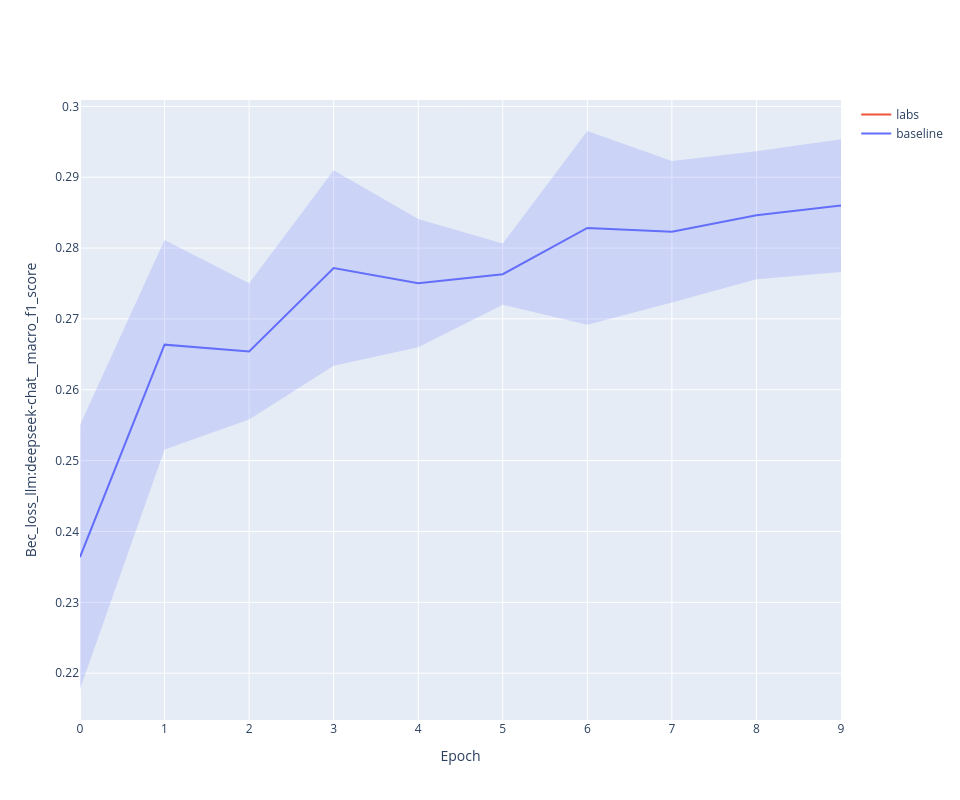

Notebook code cell kept with this figure:
### Code cell
fig = line_plot(aggregated_history, 'bec_loss_llm:deepseek-chat__macro_f1_score')

### Figure 1 — Plotly figure (JSON) as saved in the notebook; plotly's stock layout.template omitted (floating-point values rounded to 4 significant figures)
{"data": [{"line": {"color": "#636EFA"}, "mode": "lines", "name": "baseline", "type": "scatter", "x": [0, 1, 2, 3, 4, 5, 6, 7, 8, 9], "y": [0.2364, 0.2664, 0.2654, 0.2772, 0.2751, 0.2763, 0.2828, 0.2823, 0.2846, 0.286]}, {"line": {"width": 0}, "marker": {"color": "#444"}, "mode": "lines", "showlegend": false, "type": "scatter", "x": [0, 1, 2, 3, 4, 5, 6, 7, 8, 9], "y": [0.255, 0.2811, 0.275, 0.291, 0.2841, 0.2806, 0.2965, 0.2923, 0.2937, 0.2954]}, {"fill": "tonexty", "fillcolor": "rgba(99, 110, 250,0.2)", "line": {"width": 0}, "marker": {"color": "#444"}, "mode": "lines", "showlegend": false, "type": "scatter", "x": [0, 1, 2, 3, 4, 5, 6, 7, 8, 9], "y": [0.2178, 0.2516, 0.2558, 0.2634, 0.266, 0.272, 0.2692, 0.2723, 0.2756, 0.2766]}, {"line": {"color": "#EF553B"}, "mode": "lines", "name": "labs", "type": "scatter", "x": [0, 1, 2, 3, 4, 5, 6, 7, 8, 9], "y": [NaN, NaN, NaN, NaN, NaN, NaN, NaN, NaN, NaN, NaN]}, {"line": {"width": 0}, "marker": {"color": "#444"}, "mode": "lines", "showlegend": false, "type": "scatter", "x": [0, 1, 2, 3, 4, 5, 6, 7, 8, 9], "y": [NaN, NaN, NaN, NaN, NaN, NaN, NaN, NaN, NaN, NaN]}, {"fill": "tonexty", "fillcolor": "rgba(239, 85, 59,0.2)", "line": {"width": 0}, "marker": {"color": "#444"}, "mode": "lines", "showlegend": false, "type": "scatter", "x": [0, 1, 2, 3, 4, 5, 6, 7, 8, 9], "y": [NaN, NaN, NaN, NaN, NaN, NaN, NaN, NaN, NaN, NaN]}], "layout": {"height": 800, "width": 960, "xaxis": {"title": {"text": "Epoch"}}, "yaxis": {"title": {"text": "Bec_loss_llm:deepseek-chat__macro_f1_score"}}}}
